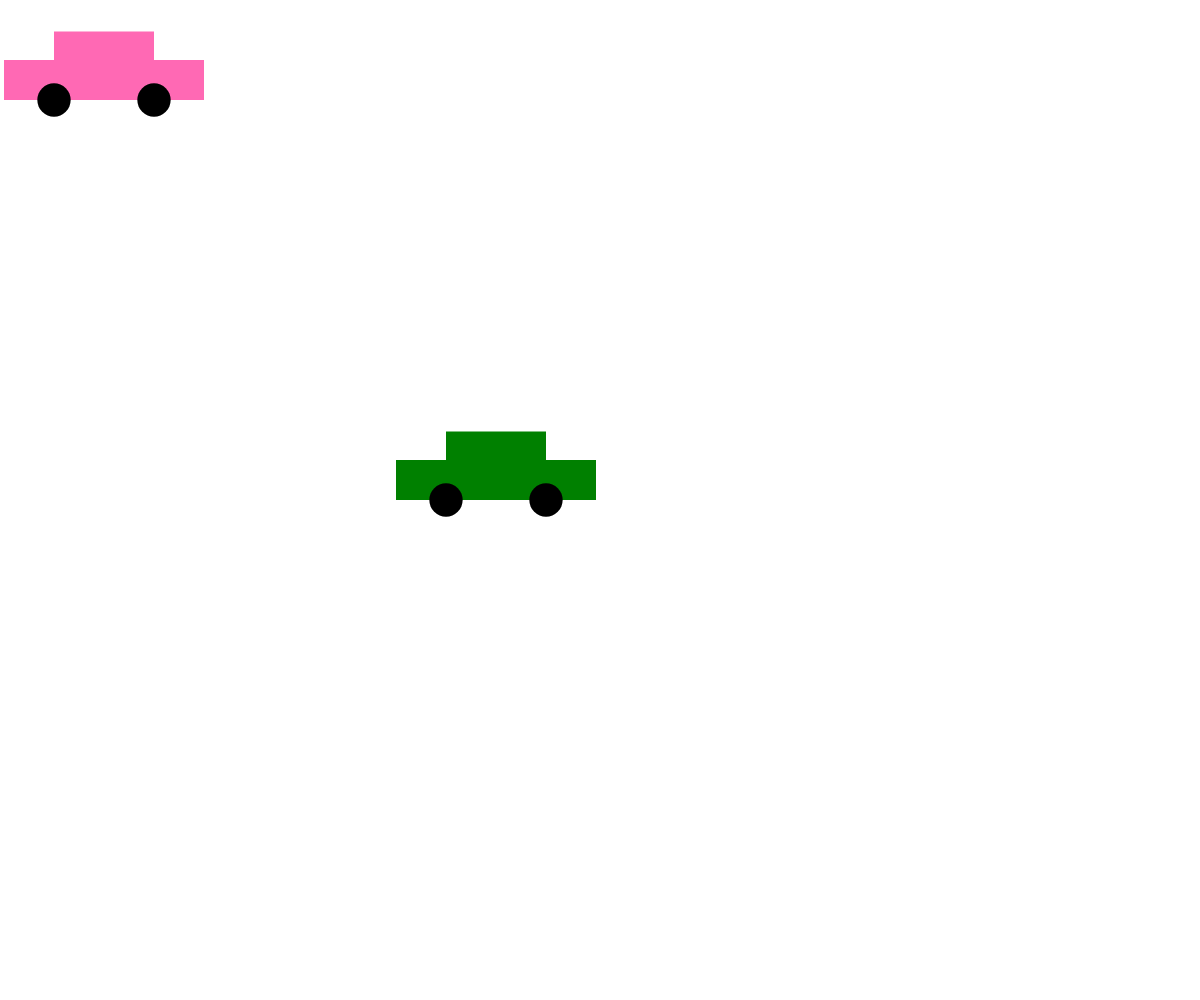
Frame 1 (no input)
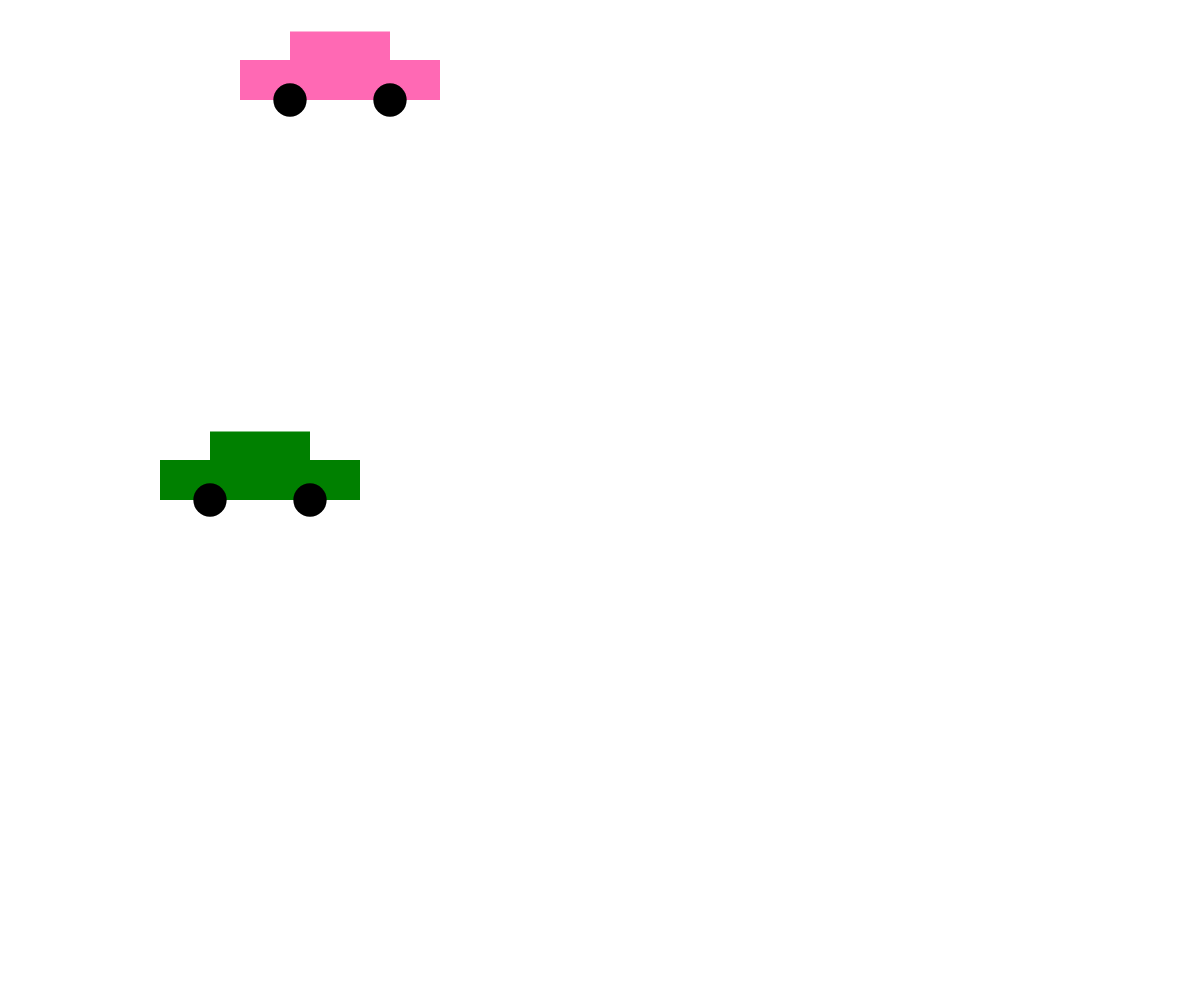
Frame 60 (no input)
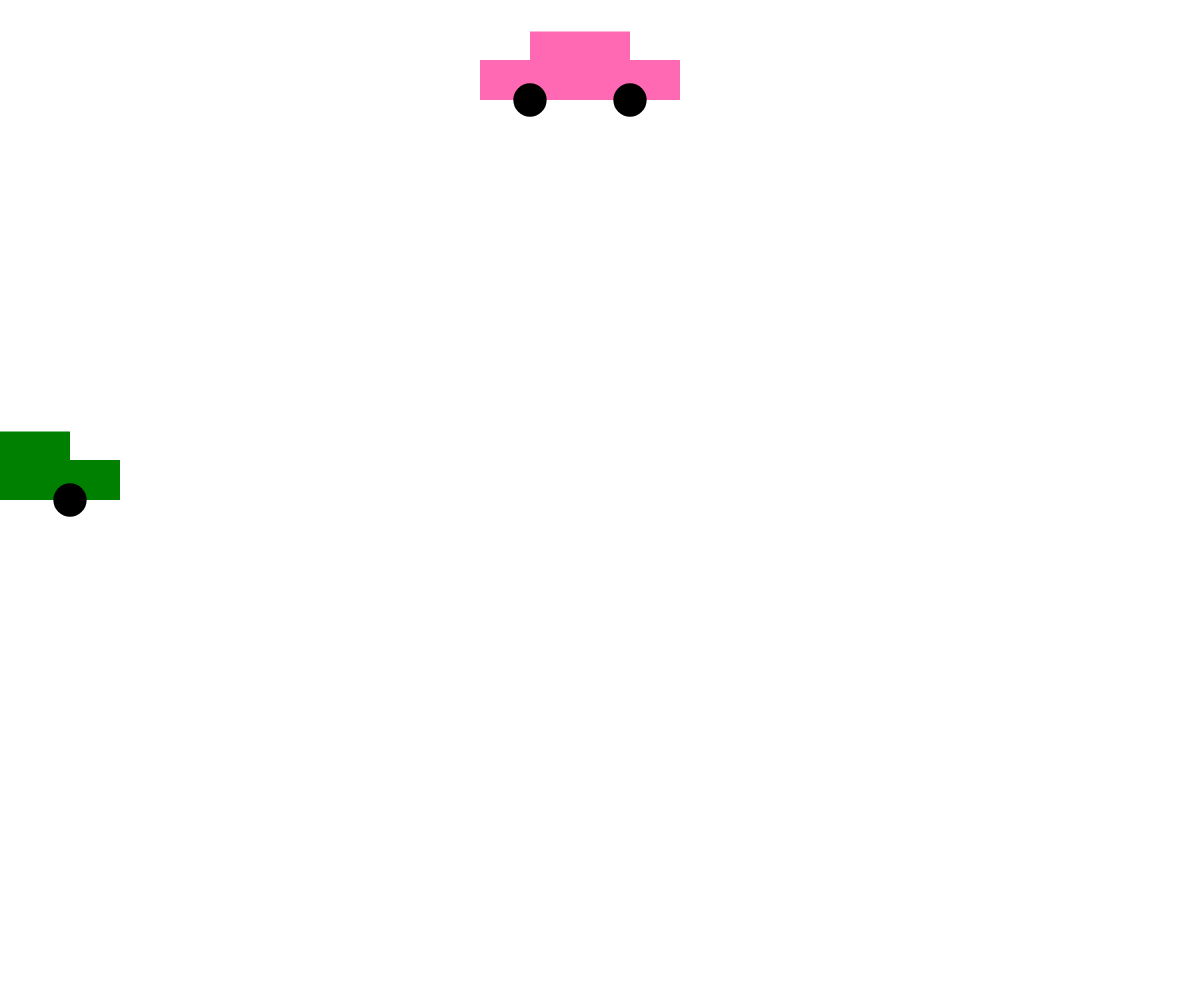
Frame 120 (the mouse pressed at the canvas centre since frame 60)

The p5.js sketch that drew these frames (run headless with seeded random() and noise() and a simulated clock; from frame 60 on, the mouse is pressed at the canvas centre):

// p5.js sketch
// ── sketch.js
const canvasWidth = window.innerWidth;
const canvasHeight = window.innerHeight; 

// feel free to change these values as you like!
const c1 = {
    x: 100,
    y: 100,
    width: 200,
    speed: 4,
    color: 'hotpink'
}

const c2 = {
    x: 500,
    y: 500,
    width: 200,
    speed: 4,
    color: 'green'
}


// required to set up the canvas:
function setup() {
    createCanvas(canvasWidth, canvasHeight);
}


// animation loop:
function draw() {
    // clear the canvas:
    clear();
    // move the car:
    // c1.x += c1.speed;
    c1.x += c1.speed;
    c2.x -= c2.speed;

    // redraw the car:
    drawCar(c1.x, c1.y, c1.width, c1.color);
    drawCar(c2.x, c2.y, c2.width, c2.color);
    
    // draw the grid (optional -- feel free to remove this line):
    // drawGrid(canvasWidth, canvasHeight);

    if (c1.x > 2000) {
        c1.x = -100;
    }

    if (c2.x < -100) {
        c2.x = 2000;
    }

}
// this function's job is to draw a car based on the 
// parameters the user passes in (x, y, size, fillColor, and wheelColor)
function drawCar(x, y, size, fillColor, wheelColor='black') {
    strokeWeight(0);
    
    // body
    fill(fillColor);
    rect(x - size/4, y - (size/5 + size/7), size / 2, size/7); // top
    rect(x - size/2, y - size/5, size, size/5); // bottom

    // wheels:
    fill(wheelColor);
    circle(x - size / 4, y, size / 6);
    circle(x + size / 4, y, size / 6);
}



// ── style.css
body {
    margin: 0px;
    background-color: darkslategray;
}
main {
    height: 100vh;
}
